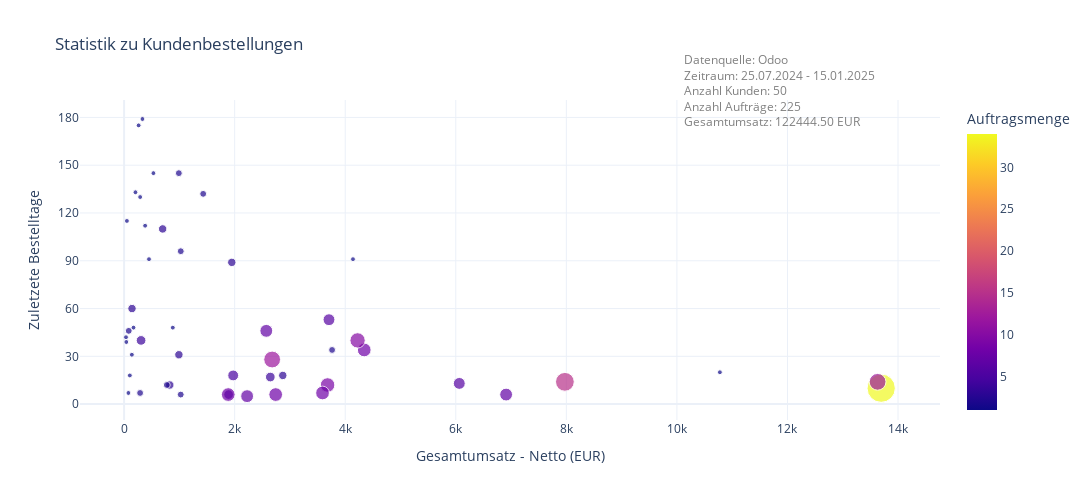

The cell this chart's notebook holds for it:
### Markdown cell above
散点图：
- 上方的点：该客户很可能已经流失
- 下方的点：该客户订购比较积极。
- 左方的点：该客户为小额客户。
- 右方的点：该客户为大额客户。
- 右上方的点：该客户是大额客户，但很可能已经流失。
- 左上方的点：该客户是小额客户，且很可能已经流失。
- 右下方的点：该客户是大额客户，且很可能是忠实客户。
- 若左半边的点很大：说明客户偏向于小额频繁订购。因此我们需要花费更多的运费。
- 若左下方的点很小：该客户很可能是新客户。

### Code cell
import plotly.express as px
import pandas as pd

# 假设 df_customer_sales2 是一个 Pandas DataFrame
# df_customer_sales2['price_subtotal'], df_customer_sales2['last_order_days'], df_customer_sales2['order_count']

df_customer_sales2 = df_customer_sales.copy()  # 复制数据
# 准备数据
df_customer_sales2['size'] = df_customer_sales2['order_count'] * 100  # 点的大小
df_customer_sales2['label'] = df_customer_sales2['order_partner']  # 索引标签

# 使用 Plotly 创建交互式散点图
fig = px.scatter(
    df_customer_sales2,
    x='price_subtotal',  # 横坐标
    y='last_order_days',  # 纵坐标
    size='size',  # 点的大小
    color='order_count',  # 颜色映射
    hover_name='label',  # 鼠标悬停显示的内容
    hover_data={  # 添加其他悬停数据
        'avg_order_price': True,  # 显示 avg_order_price
        'order_count': ':.0f',  # 格式化 order_count 为整数
        'size': False,  # 不显示 size
        'tag': True  # 显示 tag
    },
    labels={
        'price_subtotal': 'Gesamt Netto (EUR)',        
        'order_count': 'Auftragsmenge',
        'avg_order_price': 'Durchschn. Auftragswert (EUR)',
        'last_order_days': 'Zuletzete Bestelltage',
        'tag': "Klasse"
    },
    title=f"Statistik zu Kundenbestellungen"
)

start_date = df_filtered_orderlines['create_date'].min().strftime('%d.%m.%Y')
end_date = df_filtered_orderlines['create_date'].max().strftime('%d.%m.%Y')
anno = f"Datenquelle: Odoo"
anno += f"<br>Zeitraum: {start_date} - {end_date}"
anno += f"<br>Anzahl Kunden: {len(df_customer_sales2)}"
anno += f"<br>Anzahl Aufträge: {df_customer_sales2['order_count'].sum()}"
anno += f"<br>Gesamtumsatz: {df_customer_sales2['price_subtotal'].sum():.2f} EUR"

# 设置布局
fig.update_layout(
    xaxis_title="Gesamtumsatz - Netto (EUR)",
    yaxis_title="Zuletzete Bestelltage",
    coloraxis_colorbar=dict(title="Auftragsmenge"), 
    template="plotly_white",
    width=1380,  # 图表的宽度（像素）
    height=500,  # 图表的高度（像素）
    annotations=[
        dict(
            text=anno,
            align="left",
            showarrow=False,
            xref="paper",  # 相对于图表的水平位置 (paper 表示相对整个图表区域)
            yref="paper",  # 相对于图表的垂直位置
            x=0.7,  # 靠近图表左侧
            y=0.9,  # 图表下方的适当位置（负值表示在图表下方）
            xanchor='left',  # 文本水平对齐方式
            yanchor='bottom',  # 文本垂直对齐方式
            font=dict(size=12, color="gray")  # 字体大小和颜色
        )
    ]
)

# 修改 y 轴刻度
fig.update_yaxes(
    tickvals=list(range(0, 300, 30))  # 设置刻度为 0, 30, 60, ..., 最大值可根据数据范围调整
)
# 保存为 HTML 文件
fig.write_html("data/customer_sales_bubble_chart.html")

# 显示图表
fig.show()

### Figure 1 — Plotly figure (JSON) as saved in the notebook; plotly's stock layout.template omitted (floating-point values rounded to 4 significant figures; data arrays with more than 128 entries replaced by an {"elided": "..."} marker saying what was removed)
{"data": [{"customdata": {"elided": "50x4 mixed values"}, "hovertemplate": "<b>%{hovertext}</b><br><br>Gesamt Netto (EUR)=%{x}<br>Zuletzete Bestelltage=%{y}<br>Durchschn. Auftragswert (EUR)=%{customdata[0]}<br>Auftragsmenge=%{marker.color:.0f}<br>Klasse=%{customdata[3]}<extra></extra>", "hovertext": ["Residenz Beinsen am Klosterpark Wienhausen GmbH", "Gesundheits- und Pflegezentrum Goldenherz", "BUDNI Handels- und Service GmbH & Co. KG", "Diakoniestiftung Alt-Hamburg - Matthias-Claudius-Heim", "Diakoniestiftung Alt-Hamburg - Marie Kroos-Stift", "Seniorenzentrum Garstedt Haus am Berg GmbH", "Diakoniestiftung Alt-Hamburg - Altenzentrum Ansgar", "Diakoniestiftung Alt-Hamburg - Christophorus Haus", "Gesundheits- und Pflegezentrum Goldenherz, Andreas Gründler", "Senioren- und Therapiezentrum Haus an der Stör GmbH", "Die Wohngruppe Segeberg für Jüngere Bewegungsbehinderte e. V., Bad Segeberg", "Hospiz Sinus Othmarschen", "Diakoniestiftung Alt-Hamburg - Bodemann Heim", "Haus Togohof in Glinde - Wichern-Gemeinschaft Reinbek e.V.", "Diakoniestiftung Alt-Hamburg - Ev. Altenwohnheim Billwerder Bucht", "Alten- und Pflegeheim St. Elisabeth", "Haus Altenfriede in Reinbek - Wichern-Gemeinschaft Reinbek e.V.", "Diakoniestiftung Alt-Hamburg - St. Gertrud Gemeindepflege Alten- und Pflegeheim", "Diesterweg - Stiftung Senioreneinrichtung", "Theodor-Fliedner-Haus Ev. Seniorenwohn-und Pflegezentrum Bramfeld", "Diakoniestiftung Alt-Hamburg - Das Epiphanienhaus", "tesa Werk Hamburg GmbH", "Alten- und Pflegeheim Bellevue", "Senioren-Pflegepension Mützendorpsteed", "Diakoniestiftung Alt-Hamburg - Seniorenhaus Matthäus", "Haus Marienthal Seniorenpflegepension GmbH & Co. KG", "Ambulanter Pflegedienst Sabine Mertins GmbH", "tesa Werk Hamburg GmbH, tphh.indirects", "Haus Robert-Koch-Straße in Bad Oldesloe - Wichern-Gemeinschaft Reinbek e.V.", "Seniorenheim am Kanal", "Diakoniestiftung Alt-Hamburg - Altenheim St. Johannis St. Nikolai", "Senioren- und Pflegeheim Elbuferpark", "Monkey Plants GmbH", "tesa Werk Hamburg GmbH, tesa Werk Hamburg GmbH Technischer Wareneingang", "sudhoff technik GmbH", "AWO Bezirk Hannover gGmbH", "Praxis für Zahnheilkunde Appen", "Hanfkultur Jan Hellstern", "The Alley Frankfurt GmbH", "Haus Itzstedt", "Diakoniestiftung Alt-Hamburg - Heinrich-Sengelmann-Haus", "Die Wohngruppe Segeberg für Jüngere Bewegungsbehinderte e. V., Bad Segeberg, Dirk Domakowski", "Diakoniestiftung Alt-Hamburg", "Frantzis & Sagra GmbH", "LORINA Häusliche Pflege GmbH", "Hanse Medical GmbH", "BLD Pharmatech GmbH", "Marien - Apotheke", "Joanna Gebarowski Kredens", "Haus Marienthal Seniorenpflegepension GmbH & Co. KG, Frau R. Zschernitz"], "legendgroup": "", "marker": {"color": [34, 12, 1, 15, 7, 6, 8, 10, 1, 2, 6, 9, 8, 3, 8, 12, 4, 7, 7, 5, 3, 4, 8, 2, 2, 2, 3, 2, 1, 3, 2, 3, 1, 1, 1, 1, 4, 1, 2, 1, 1, 1, 3, 1, 1, 2, 1, 1, 1, 1], "coloraxis": "coloraxis", "size": [3400, 1200, 100, 1500, 700, 600, 800, 1000, 100, 200, 600, 900, 800, 300, 800, 1200, 400, 700, 700, 500, 300, 400, 800, 200, 200, 200, 300, 200, 100, 300, 200, 300, 100, 100, 100, 100, 400, 100, 200, 100, 100, 100, 300, 100, 100, 200, 100, 100, 100, 100], "sizemode": "area", "sizeref": 8.5, "symbol": "circle"}, "mode": "markers", "name": "", "orientation": "v", "showlegend": false, "type": "scatter", "x": [13700.0, 13630.0, 10780.0, 7973.0, 6910.0, 6063, 4344.0, 4223.0, 4140, 3762, 3706.0, 3680.0, 3589.0, 2870, 2742.0, 2678.0, 2644.0, 2572.0, 2225.0, 1973.0, 1948.0, 1890, 1884.0, 1430, 1025, 1024.0, 990.8, 990, 880.6, 826.5, 772.9, 697, 530, 450, 380, 331.5, 306.6, 290, 289, 262.8, 205, 169.9, 142.8, 140, 103.6, 83.8, 77.7, 50.4, 40, 33.98], "xaxis": "x", "y": [10, 14, 20, 14, 6, 13, 34, 40, 91, 34, 53, 12, 7, 18, 6, 28, 17, 46, 5, 18, 89, 6, 6, 132, 96, 6, 31, 145, 48, 12, 12, 110, 145, 91, 112, 179, 40, 130, 7, 175, 133, 48, 60, 31, 18, 46, 7, 115, 39, 42], "yaxis": "y"}], "layout": {"annotations": [{"align": "left", "font": {"color": "gray", "size": 12}, "showarrow": false, "text": "Datenquelle: Odoo<br>Zeitraum: 25.07.2024 - 15.01.2025<br>Anzahl Kunden: 50<br>Anzahl Aufträge: 225<br>Gesamtumsatz: 122444.50 EUR", "x": 0.7, "xanchor": "left", "xref": "paper", "y": 0.9, "yanchor": "bottom", "yref": "paper"}], "coloraxis": {"colorbar": {"title": {"text": "Auftragsmenge"}}, "colorscale": [[0, "#0d0887"], [0.1111, "#46039f"], [0.2222, "#7201a8"], [0.3333, "#9c179e"], [0.4444, "#bd3786"], [0.5556, "#d8576b"], [0.6667, "#ed7953"], [0.7778, "#fb9f3a"], [0.8889, "#fdca26"], [1, "#f0f921"]]}, "height": 500, "legend": {"itemsizing": "constant", "tracegroupgap": 0}, "title": {"text": "Statistik zu Kundenbestellungen"}, "width": 1380, "xaxis": {"anchor": "y", "domain": [0, 1], "title": {"text": "Gesamtumsatz - Netto (EUR)"}}, "yaxis": {"anchor": "x", "domain": [0, 1], "tickvals": [0, 30, 60, 90, 120, 150, 180, 210, 240, 270], "title": {"text": "Zuletzete Bestelltage"}}}}
